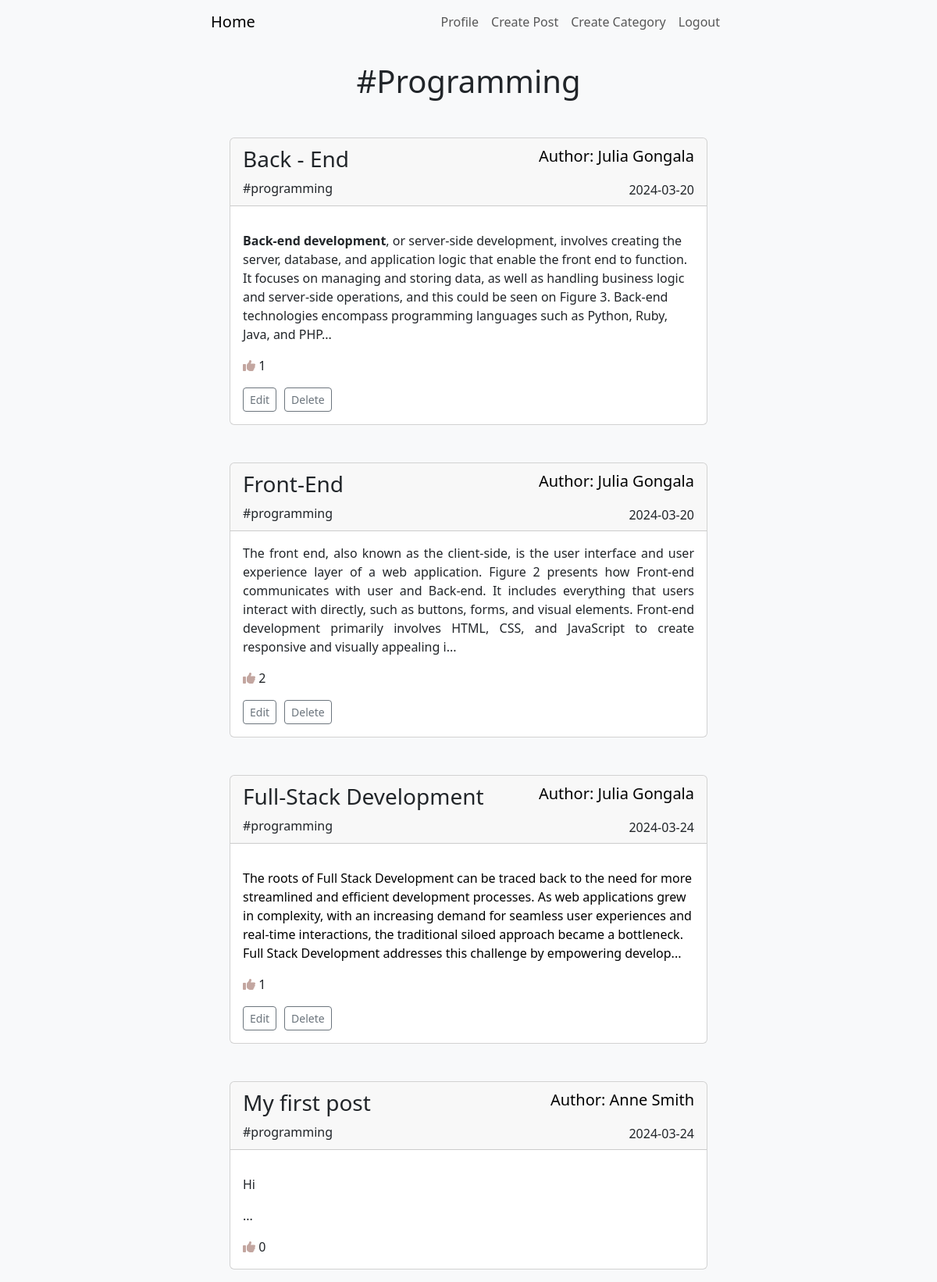
Screenshot of /category/programming (signed in) with the database file from the repository.
### advancedBlog/models.py (models this page shows, shortened)
class Post(models.Model):
    author = models.ForeignKey(User, on_delete=models.CASCADE)
    title = models.CharField(max_length = 150)
    tag = models.CharField(max_length = 150)
    like = models.ManyToManyField(User, related_name='blogPost')
    category = models.CharField(max_length = 150)
    image = models.ImageField(null=True, blank=True, upload_to="images/")
    description = RichTextField(blank=True, null=True)
    date_created = models.DateTimeField(auto_now_add = True)
    date_updated = models.DateTimeField(auto_now = True)

### advancedBlog/views.py (the view)
# urls.py: path('category/<str:type>', CategoryFilter, name='categoryFilter'),
def CategoryFilter(request, type):
    categoryType = Post.objects.filter(category=type.replace('-', ' '))
    return render(request, 'filteredCategory.html', {'type': type.title().replace('-', ' '), 'categoryType':categoryType})

### advancedBlog/templates/filteredCategory.html (shortened to what this page needs)
{% extends "base.html" %}
{% load static %}
{% block content%}
<div class="container">
  {% if user.is_authenticated %}
    <h1 class="my-4 text-center fw-light">#{{ type }}</h1>
  {% endif %}
  {% for post in categoryType %}
    <div class="card mb-3 mt-5">
      <div class="card-header d-flex justify-content-between align-items-center">
        <div>
          <a class="card-title" style="text-decoration: none;" href="{% url 'postDetails' post.pk %}">
            <h3 class="fw-light">{{ post.title }}</h3>
          </a>
          <a class="card-title" style="text-decoration: none;" href="{% url 'categoryFilter' post.category|slugify %}">
            <p class="card-text fw-light mb-0 fs-10">
                #{{ post.category }}
            </p>
          </a>
        </div>
        <div class="text-end">
          <p class="card-text fw-light text-decoration-none text-black fs-5">
            Author: {{ post.author.first_name }} {{ post.author.last_name }}
          </p>
          <p class="card-text fw-light mb-0 fs-10">
            {{ post.date_created|date:'Y-m-d' }}
          </p>
        </div>
      </div>
      <div class="card-body">
        <p class="card-text" align="justify">{{ post.description|slice:"400" | safe}}...</p>
        <i class="fa-solid fa-thumbs-up" style="color: #c3a6a0;"></i>
        {{post.like.count}}
        {% if request.user.is_authenticated and post.author == request.user %}
          <div class="mt-3 d-flex">
            <a href="{% url 'editPost' post.pk %}">
              <button class="btn btn-outline-secondary btn-sm edit-btn" type="submit">
                Edit
              </button>
            </a>
            <form method="POST" action="{% url 'deletePost' post.id %}" class="mr-2">
              <button class="btn btn-outline-secondary btn-sm" type="submit">
                Delete
              </button>
            </form>
          </div>
        {% endif %}
      </div>
    </div>
  {% endfor %}
</div>
{% endblock %}

### advancedBlog/templates/base.html (style rules this page uses)
.edit-btn, .heart-btn { margin-right: 10px; }

### rows the page displays
Post: title "Back - End", category "programming", author.first_name "Julia", author.last_name "Gongala", date_created "2024-03-20", description "Back-end development , or server-side development, involves creating the server, database, and application logic that enable the front end to function. It focuses on managing and storing data, as well as handling business logic and server-side operations, and this could be seen on Figure 3. Back-end technologies encompass programming languages such as Python, Ruby, Java, and PHP", like.count "1", shows "Edit"
Post: title "Front-End", category "programming", author.first_name "Julia", author.last_name "Gongala", date_created "2024-03-20", description "The front end, also known as the client-side, is the user interface and user experience layer of a web application. Figure 2 presents how Front-end communicates with user and Back-end. It includes everything that users interact with directly, such as buttons, forms, and visual elements. Front-end development primarily involves HTML, CSS, and JavaScript to create responsive and visually appealing i", like.count "2", shows "Edit"
Post: title "Full-Stack Development", category "programming", author.first_name "Julia", author.last_name "Gongala", date_created "2024-03-24", description "The roots of Full Stack Development can be traced back to the need for more streamlined and efficient development processes. As web applications grew in complexity, with an increasing demand for seamless user experiences and real-time interactions, the traditional siloed approach became a bottleneck. Full Stack Development addresses this challenge by empowering develop", like.count "1", shows "Edit"
Post: title "My first post", category "programming", author.first_name "Anne", author.last_name "Smith", date_created "2024-03-24", description "Hi", like.count "0"

### other values shown
{{ type }} "Programming"
